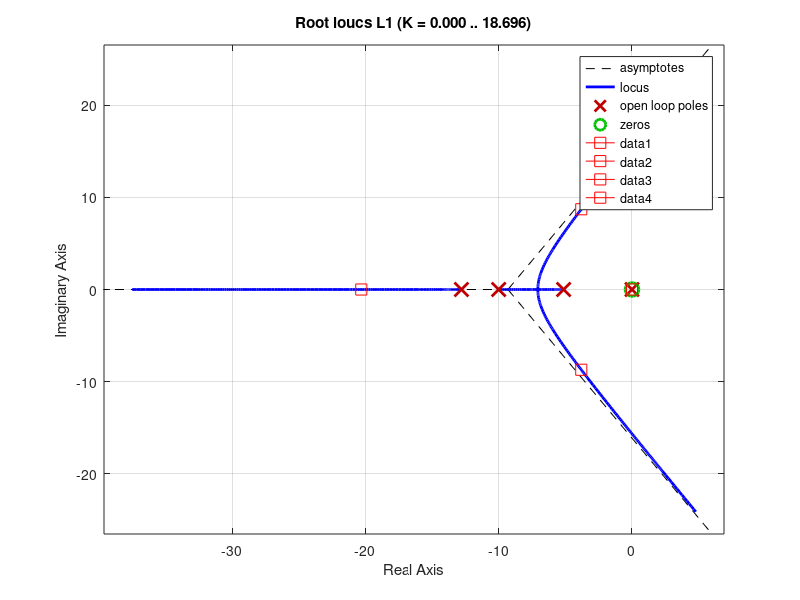
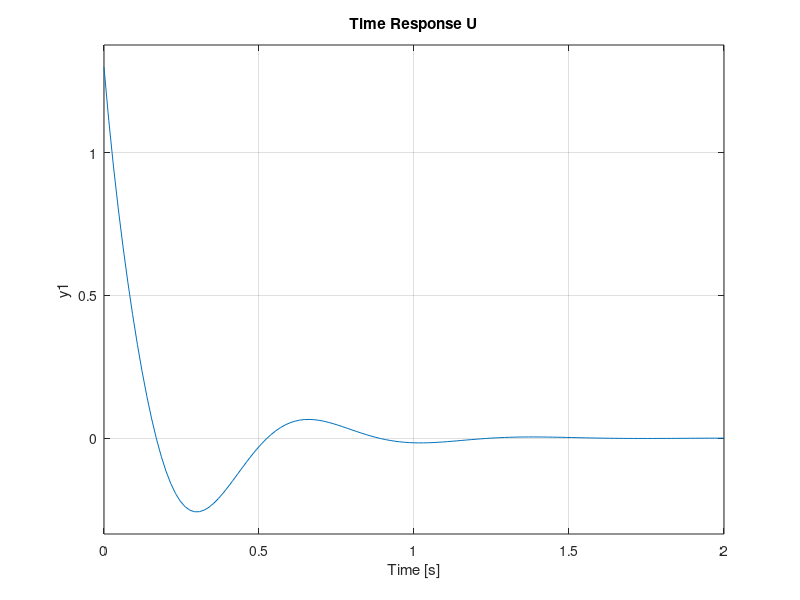
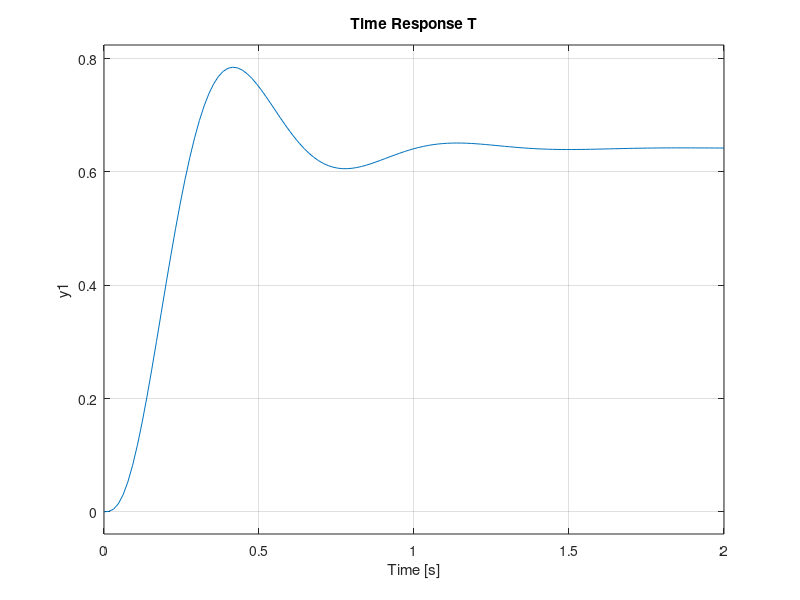

Write MATLAB code to recreate these figures, in order. (Note: this script raises an error after producing the figures.)
clc
clear 

s=tf('s');

Num_prac = 0.68975;
Den_prac = s*(s*s*0.01524+s*0.2732+1);

lev= Num_prac/Den_prac;


G = tf(lev);

% diseno del controlador
k=13*2
z=-0
p=-10
C = zpk([z],[p],k)
%C=20;
L1=C*G;
T=feedback(L1,1)
plc=pole(T);

tam_step =0.05; % m
volt=12;
U=(C*tam_step)/(1+C*G);



% plot de la region de diseno
delete(gcf)

figure(1)
rlocus(L1)

for i =1 : length(plc)
  line(real(plc(i)), imag(plc(i)),  'marker','square', 'color','r', 'markersize', 8)
end


figure(2)
step(U)
title('Time Response U')
grid on

figure(3)
step(T)
title('Time Response T')
grid on

var=c2d(C,10^-3)
Cpif = tf(bilin(ss(C),1,'fwdrec',10^-3))
cdva=ss(Cpif)
%cdvaa=ss(var)

S=1-T;
ep = dcgain(S);